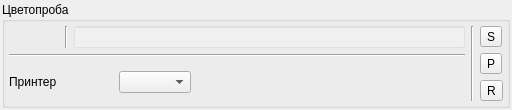
<?xml version="1.0" encoding="UTF-8"?>
<ui version="4.0">
 <class>ColorTaskF</class>
 <widget class="QWidget" name="ColorTaskF">
  <property name="geometry">
   <rect>
    <x>0</x>
    <y>0</y>
    <width>512</width>
    <height>102</height>
   </rect>
  </property>
  <property name="windowTitle">
   <string>Form</string>
  </property>
  <layout class="QVBoxLayout" name="verticalLayout_3">
   <property name="margin">
    <number>2</number>
   </property>
   <item>
    <widget class="QGroupBox" name="groupBox">
     <property name="styleSheet">
      <string notr="true"/>
     </property>
     <property name="title">
      <string>Цветопроба</string>
     </property>
     <layout class="QVBoxLayout" name="verticalLayout">
      <property name="margin">
       <number>4</number>
      </property>
      <item>
       <layout class="QGridLayout" name="gridLayout">
        <item row="0" column="0">
         <layout class="QHBoxLayout" name="horizontalLayout">
          <item>
           <widget class="ProductWidget" name="product" native="true">
            <property name="minimumSize">
             <size>
              <width>50</width>
              <height>22</height>
             </size>
            </property>
           </widget>
          </item>
          <item>
           <widget class="Line" name="line_2">
            <property name="orientation">
             <enum>Qt::Vertical</enum>
            </property>
           </widget>
          </item>
          <item>
           <widget class="QLineEdit" name="info">
            <property name="sizePolicy">
             <sizepolicy hsizetype="Expanding" vsizetype="Fixed">
              <horstretch>2</horstretch>
              <verstretch>0</verstretch>
             </sizepolicy>
            </property>
            <property name="maximumSize">
             <size>
              <width>16777215</width>
              <height>16777215</height>
             </size>
            </property>
            <property name="styleSheet">
             <string notr="true">background: rgba(255, 255, 255, 55)</string>
            </property>
            <property name="alignment">
             <set>Qt::AlignLeading|Qt::AlignLeft|Qt::AlignVCenter</set>
            </property>
            <property name="readOnly">
             <bool>true</bool>
            </property>
           </widget>
          </item>
         </layout>
        </item>
        <item row="1" column="0">
         <widget class="Line" name="line">
          <property name="orientation">
           <enum>Qt::Horizontal</enum>
          </property>
         </widget>
        </item>
        <item row="0" column="2" rowspan="4">
         <layout class="QVBoxLayout" name="verticalLayout_2">
          <item>
           <widget class="QToolButton" name="startButton">
            <property name="text">
             <string>S</string>
            </property>
           </widget>
          </item>
          <item>
           <widget class="QToolButton" name="pauseButton">
            <property name="text">
             <string>P</string>
            </property>
           </widget>
          </item>
          <item>
           <widget class="QToolButton" name="readyButton">
            <property name="text">
             <string>R</string>
            </property>
           </widget>
          </item>
         </layout>
        </item>
        <item row="0" column="1" rowspan="4">
         <widget class="Line" name="line_3">
          <property name="orientation">
           <enum>Qt::Vertical</enum>
          </property>
         </widget>
        </item>
        <item row="2" column="0" rowspan="2">
         <layout class="QHBoxLayout" name="horizontalLayout_7">
          <item>
           <widget class="QLabel" name="label_4">
            <property name="text">
             <string>Принтер</string>
            </property>
           </widget>
          </item>
          <item>
           <widget class="EquipWidget" name="equip" native="true">
            <property name="minimumSize">
             <size>
              <width>50</width>
              <height>0</height>
             </size>
            </property>
           </widget>
          </item>
          <item>
           <widget class="QComboBox" name="type"/>
          </item>
          <item>
           <spacer name="horizontalSpacer">
            <property name="orientation">
             <enum>Qt::Horizontal</enum>
            </property>
            <property name="sizeHint" stdset="0">
             <size>
              <width>40</width>
              <height>20</height>
             </size>
            </property>
           </spacer>
          </item>
         </layout>
        </item>
       </layout>
      </item>
     </layout>
    </widget>
   </item>
  </layout>
 </widget>
 <customwidgets>
  <customwidget>
   <class>ProductWidget</class>
   <extends>QWidget</extends>
   <header>widgets/stock/productwidget.h</header>
   <container>1</container>
  </customwidget>
  <customwidget>
   <class>EquipWidget</class>
   <extends>QWidget</extends>
   <header>widgets/equip/equipwidget.h</header>
   <container>1</container>
  </customwidget>
 </customwidgets>
 <resources/>
 <connections/>
</ui>
